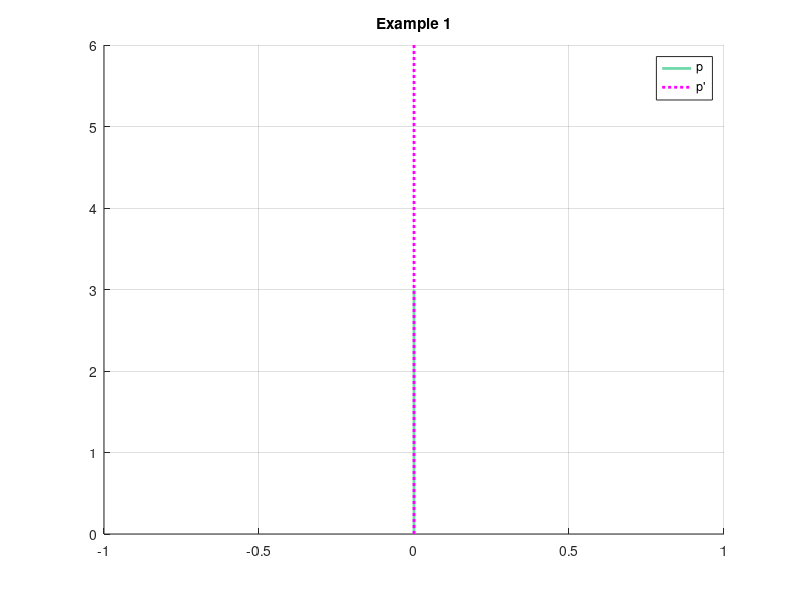
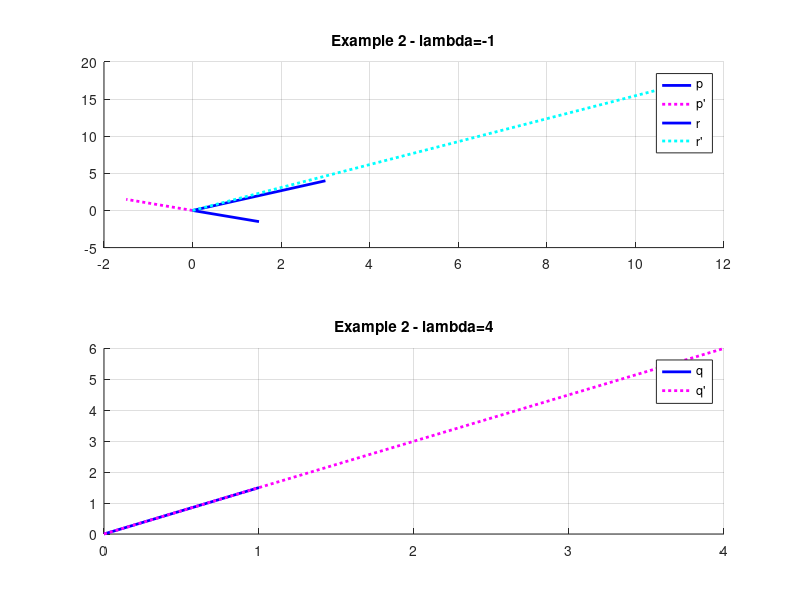

Here is the MATLAB script that generated these plots, in order:
%%
% ME3001 - 001 - Tennessee Technological University - Fall 2016 - Fall 2017
% Tristan Hill - 10/03/2016 - 09/28/2017 - 10/28/2020
% Eigenvectors and Eigenvalues - Demo Code - Otto ch 6.5
%%
clear variables;close all;clc

%% a very basic example (on the axis)
% Otto page 204

A=[3 0
   0 2];

p=[0
   3];

p_prime=A*p;

% show in a figure
figure(1);
hold on
plot([0 p(1)],[0 p(2)],'-','LineWidth',2,'Color',[112, 217, 169]/255 );
plot([0 p_prime(1)],[0 p_prime(2)],'m:','LineWidth',2)
legend('p','p''')
title('Example 1')
grid on

%% a more complex example (pg205)
%Otto page 204

A=[1 2
   3 2];

lam1=-1;
lam2=4;

% First Eigen Value - lambda=-1

% p is an eigenvector of A
p=[1.5 
   -1.5];
p_prime=A*p;

% Second Eigen Value - lambda=4

% q is an eigenvector of A
q=[1
   3/2];
q_prime=A*q;

% r is NOT an eigenvector of A
r=[3
   4];
r_prime=A*r;



% show in a figure
figure(2);
subplot(2,1,1);hold on
plot([0 p(1)],[0 p(2)],'b-','LineWidth',2);
plot([0 p_prime(1)],[0 p_prime(2)],'m:','LineWidth',2)
plot([0 r(1)],[0 r(2)],'b-','LineWidth',2);
plot([0 r_prime(1)],[0 r_prime(2)],'c:','LineWidth',2)

legend('p','p''','r','r''')
title('Example 2 - lambda=-1')
grid on

% show the second subplot
subplot(2,1,2);hold on
plot([0 q(1)],[0 q(2)],'b-','LineWidth',2)
plot([0 q_prime(1)],[0 q_prime(2)],'m:','LineWidth',2)

legend('q','q''')
title('Example 2 - lambda=4')
grid on
 
